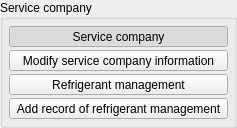
    <widget class="QGroupBox" name="gb_service_company">
     <property name="title">
      <string>Service company</string>
     </property>
     <layout class="QVBoxLayout" name="verticalLayout_2">
      <property name="spacing">
       <number>3</number>
      </property>
      <property name="margin">
       <number>6</number>
      </property>
      <item>
       <widget class="QToolButton" name="tbtn_view_service_company">
        <property name="sizePolicy">
         <sizepolicy hsizetype="Minimum" vsizetype="Fixed">
          <horstretch>0</horstretch>
          <verstretch>0</verstretch>
         </sizepolicy>
        </property>
        <property name="statusTip">
         <string>View service company</string>
        </property>
        <property name="text">
         <string>Service company</string>
        </property>
        <property name="icon">
         <iconset resource="../rc/resources.qrc">
          <normaloff>:/images/images/view.png</normaloff>:/images/images/view.png</iconset>
        </property>
        <property name="iconSize">
         <size>
          <width>16</width>
          <height>16</height>
         </size>
        </property>
        <property name="checkable">
         <bool>true</bool>
        </property>
        <property name="checked">
         <bool>true</bool>
        </property>
        <property name="toolButtonStyle">
         <enum>Qt::ToolButtonTextBesideIcon</enum>
        </property>
       </widget>
      </item>
      <item>
       <widget class="QToolButton" name="tbtn_modify_service_company">
        <property name="sizePolicy">
         <sizepolicy hsizetype="Minimum" vsizetype="Fixed">
          <horstretch>0</horstretch>
          <verstretch>0</verstretch>
         </sizepolicy>
        </property>
        <property name="statusTip">
         <string>Modify service company information</string>
        </property>
        <property name="text">
         <string>Modify service company information</string>
        </property>
       </widget>
      </item>
      <item>
       <widget class="QToolButton" name="tbtn_view_refrigerant_management">
        <property name="sizePolicy">
         <sizepolicy hsizetype="Minimum" vsizetype="Fixed">
          <horstretch>0</horstretch>
          <verstretch>0</verstretch>
         </sizepolicy>
        </property>
        <property name="statusTip">
         <string>View records of refrigerant management</string>
        </property>
        <property name="text">
         <string>Refrigerant management</string>
        </property>
        <property name="icon">
         <iconset resource="../rc/resources.qrc">
          <normaloff>:/images/images/view.png</normaloff>:/images/images/view.png</iconset>
        </property>
        <property name="iconSize">
         <size>
          <width>16</width>
          <height>16</height>
         </size>
        </property>
        <property name="checkable">
         <bool>true</bool>
        </property>
        <property name="toolButtonStyle">
         <enum>Qt::ToolButtonTextBesideIcon</enum>
        </property>
       </widget>
      </item>
      <item>
       <widget class="QToolButton" name="tbtn_add_record_of_refrigerant_management">
        <property name="sizePolicy">
         <sizepolicy hsizetype="Minimum" vsizetype="Fixed">
          <horstretch>0</horstretch>
          <verstretch>0</verstretch>
         </sizepolicy>
        </property>
        <property name="statusTip">
         <string>Add record of refrigerant management</string>
        </property>
        <property name="text">
         <string>Add record of refrigerant management</string>
        </property>
        <property name="icon">
         <iconset resource="../rc/resources.qrc">
          <normaloff>:/images/images/add16.png</normaloff>:/images/images/add16.png</iconset>
        </property>
        <property name="iconSize">
         <size>
          <width>16</width>
          <height>16</height>
         </size>
        </property>
        <property name="toolButtonStyle">
         <enum>Qt::ToolButtonTextBesideIcon</enum>
        </property>
       </widget>
      </item>
     </layout>
    </widget>
